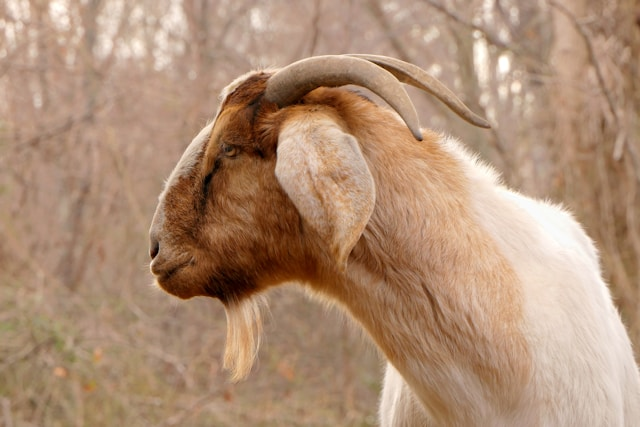
#> input picture images/goat.jpg, 640 x 427 px
$ python operations.py
#> lines starting #> are read from the running program, lines starting #| are printed output that depends on the picture
import os
import cv2

# Show an image to work with
img = cv2.imread("./images/goat.jpg")
#> img is the input picture: shape (427, 640, 3); mean B, G, R 117.5, 142.7, 175.3
print(f"Original: {img.shape}")
#| Original: (427, 640, 3)
# cv2.imshow("image_view", img)
# cv2.waitKey(0)

# Resizing an image
resized_img = cv2.resize(img, (320, 213)) #width height
print(f"Resized: {resized_img.shape}") #height width
#| Resized: (213, 320, 3)

# Cropping an image
cropped_img = img[120:240, 120:340]
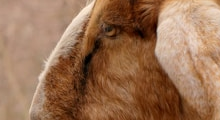
#> cropped_img: shape (120, 220, 3); mean B, G, R 84.9, 113.7, 154

cv2.imshow("image_view", img)
cv2.imshow("cropped", cropped_img)

cv2.waitKey(0)
